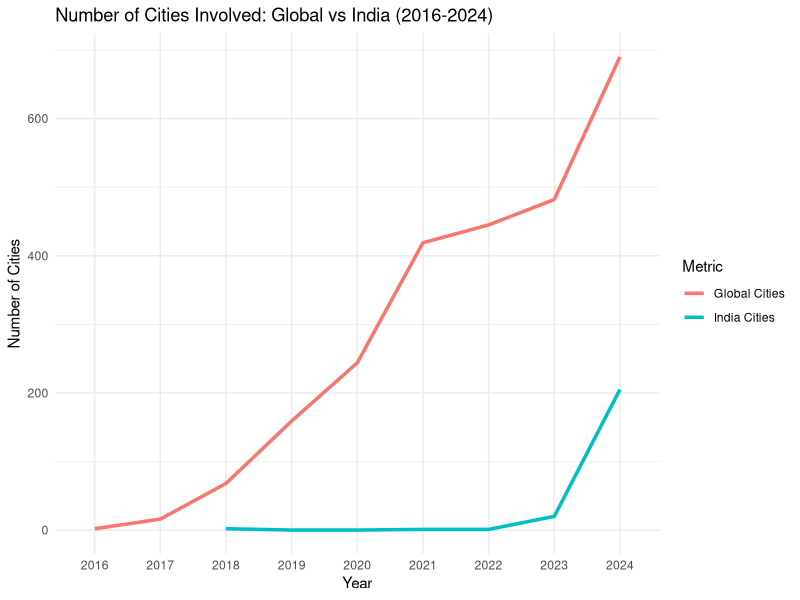
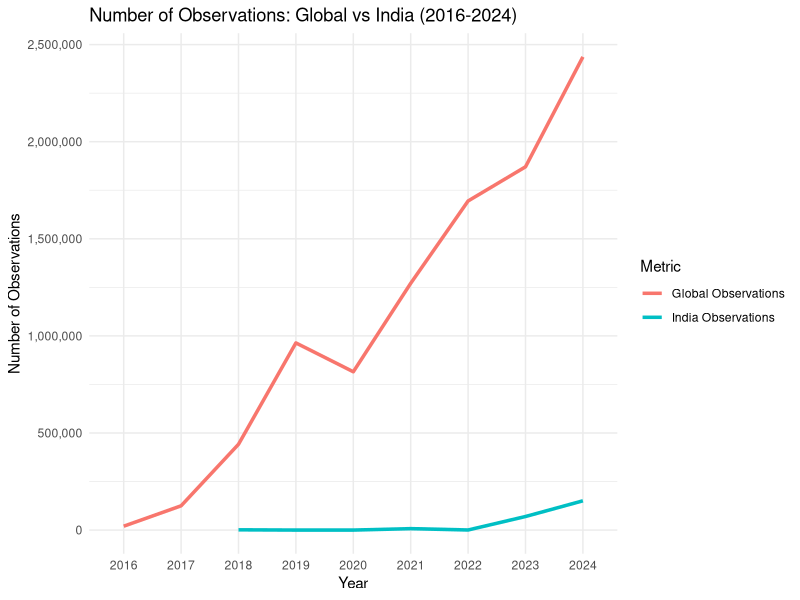
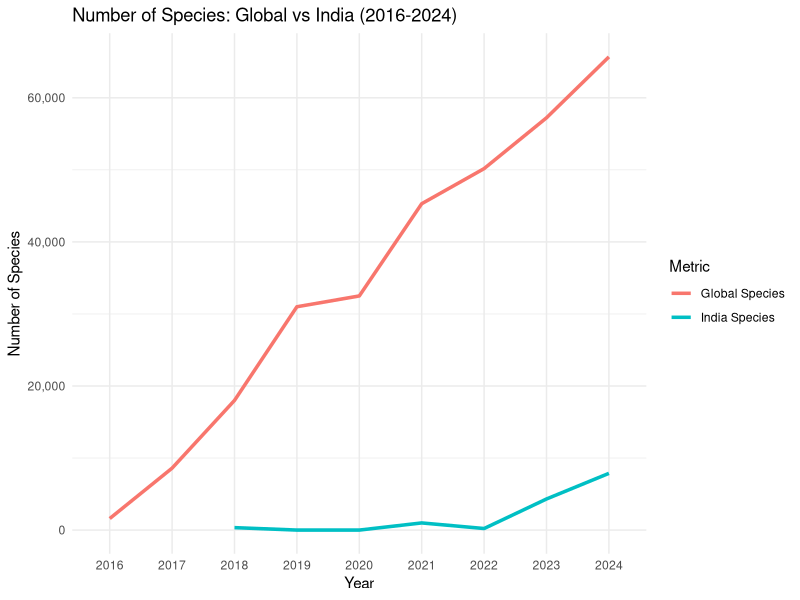
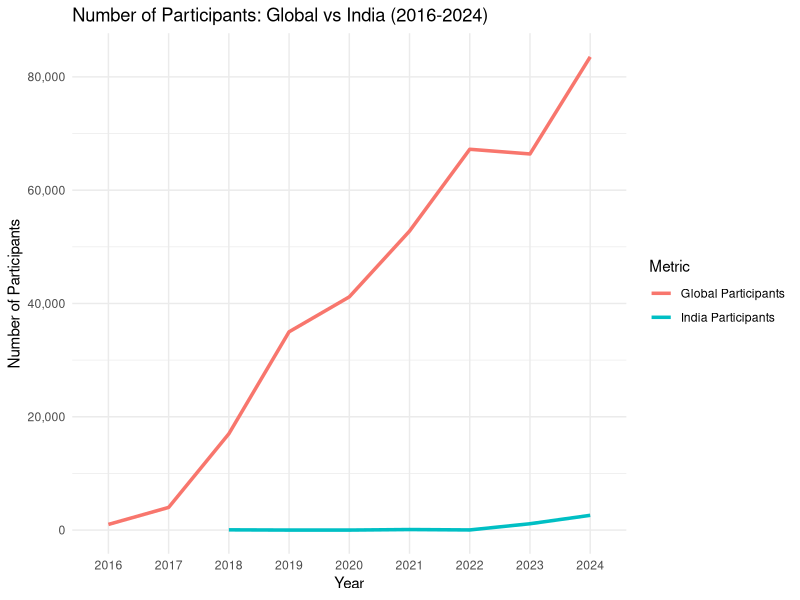

R code for these plots, in order:
## ---- chunk 1
# Load required packages
library(ggplot2)
library(readr)
library(dplyr)
library(scales)

# Load the CSV data
data <- read_csv("../iNaturalist-CNC-Analysis/cnc_data.csv")

# Data cleaning and type conversion
data <- data %>%
  mutate(Year = as.factor(Year),
         `Global Observations` = as.numeric(gsub("[^0-9]", "", `Global Observations`)),
         `Global Species` = as.numeric(gsub("[^0-9]", "", `Global Species`)),
         `Global Participants` = as.numeric(gsub("[^0-9]", "", `Global Participants`)),
         `Cities Involved Globally` = as.numeric(gsub("[^0-9]", "", `Cities Involved Globally`)),
         `India Observations (Official)` = as.numeric(gsub("[^0-9]", "", `India Observations (Official)`)),
         `India Species (Official)` = as.numeric(gsub("[^0-9]", "", `India Species (Official)`)),
         `India Observers (Official)` = as.numeric(gsub("[^0-9]", "", `India Observers (Official)`)),
         `India Cities` = as.numeric(gsub("[^0-9]", "", `India Cities`))
         )
## ---- chunk 2

# Plot for cities comparison
ggplot(data, aes(x = Year)) +
  geom_line(aes(y = `Cities Involved Globally`, color = "Global Cities", group = 1), size = 1.2) +
  geom_line(aes(y = `India Cities`, color = "India Cities", group = 1), size = 1.2) +
  scale_y_continuous(labels = comma) +
  labs(title = "Number of Cities Involved: Global vs India (2016-2024)",
       x = "Year",
       y = "Number of Cities",
       color = "Metric") +
  theme_minimal()


# Plot for observations comparison
ggplot(data, aes(x = Year)) +
  geom_line(aes(y = `Global Observations`, color = "Global Observations", group = 1), size = 1.2) +
  geom_line(aes(y = `India Observations (Official)`, color = "India Observations", group = 1), size = 1.2) +
  scale_y_continuous(labels = comma) +
  labs(title = "Number of Observations: Global vs India (2016-2024)",
       x = "Year",
       y = "Number of Observations",
       color = "Metric") +
  theme_minimal()

# Plot for species comparison
ggplot(data, aes(x = Year)) +
  geom_line(aes(y = `Global Species`, color = "Global Species", group = 1), size = 1.2) +
  geom_line(aes(y = `India Species (Official)`, color = "India Species", group = 1), size = 1.2) +
  scale_y_continuous(labels = comma) +
  labs(title = "Number of Species: Global vs India (2016-2024)",
       x = "Year",
       y = "Number of Species",
       color = "Metric") +
  theme_minimal()

# Plot for participants comparison
ggplot(data, aes(x = Year)) +
  geom_line(aes(y = `Global Participants`, color = "Global Participants", group = 1), size = 1.2) +
  geom_line(aes(y = `India Observers (Official)`, color = "India Participants", group = 1), size = 1.2) +
  scale_y_continuous(labels = comma) +
  labs(title = "Number of Participants: Global vs India (2016-2024)",
       x = "Year",
       y = "Number of Participants",
       color = "Metric") +
  theme_minimal()
